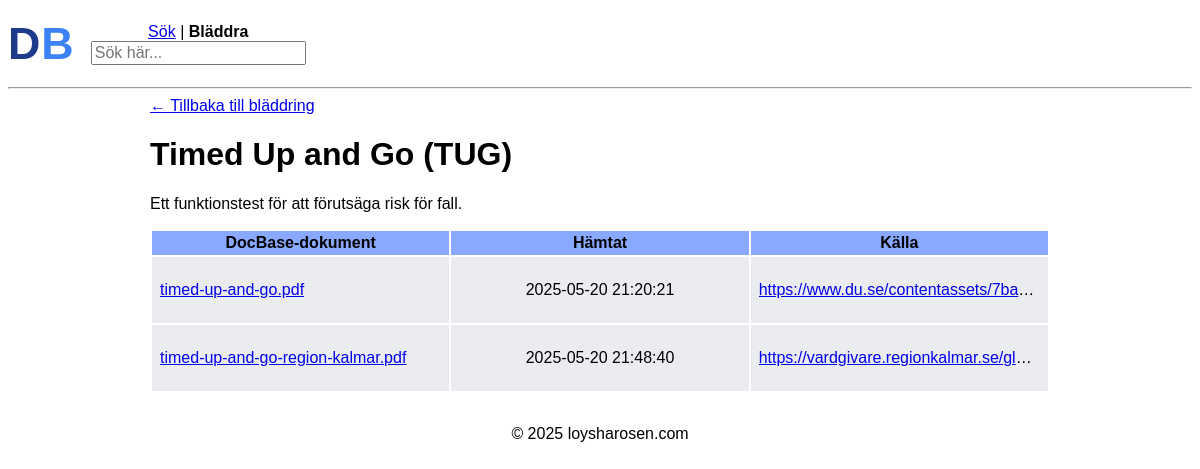
The app's page /1?from= with its own data.
### tables this page shows
CREATE TABLE tests (
    id INTEGER PRIMARY KEY AUTOINCREMENT,
    name TEXT NOT NULL UNIQUE,
    abbreviation TEXT,
    description TEXT NOT NULL,
    keywords TEXT,
    date_added TIMESTAMP DEFAULT CURRENT_TIMESTAMP
);

CREATE TABLE links (
    id INTEGER PRIMARY KEY AUTOINCREMENT,
    test_id INTEGER NOT NULL,
    docbase_link TEXT,
    source_link TEXT,
    votes INTEGER DEFAULT 0,
    date_added TIMESTAMP DEFAULT CURRENT_TIMESTAMP,
    FOREIGN KEY (test_id) REFERENCES tests (id) ON DELETE CASCADE
);

### app.py (the view)
@app.route("/<int:id>")
def show_detail(id):
    if id <= 0:
        return "Invalid ID", 400
    referrer = request.args.get("from", "")
    conn = get_db_connection()
    test = conn.execute(
        "SELECT * FROM tests WHERE id = ?",
        (id,),
    ).fetchone()
    if test is None:
        return "Test not found", 404
    links = conn.execute(
        "SELECT * FROM links WHERE test_id = ?",
        (id,),
    ).fetchall()
    conn.close()
    return render_template("detail.html", test=test, links=links, referrer=referrer)

### app.py (called while the page is built)
def get_db_connection():
    conn = sqlite3.connect("docbase.db")
    conn.row_factory = sqlite3.Row
    return conn

### templates/detail.html (shortened to what this page needs)
{% extends "base.html" %}
{% block body %}
    <header class="search-header">
        <div class="text-logo">
            <a href="{{ url_for('index') }}" class="logo"><span class="doc">D</span><span class="base">B</span></a>
        </div>
        <div class="search-bar">
            {% if referrer %}
            <p><strong>Sök</strong> | <a href="{{ url_for('browse') }}">Bläddra</a></p>
            {% else %}
            <p><a href="{{ url_for('search') }}">Sök</a> | <strong>Bläddra</strong></p>
            {% endif %}
            <form action="/s" method="get">
                <input class="q" autocomplete="off" autofocus name="q" placeholder="Sök här..." type="search">
            </form>
        </div>
    </header>
    <main class="main-detail">
        <hr>
        <div class="detail-outer-container">
            <div class="detail-inner-container">
                <div class="back-button">
                    {% if referrer %}
                        <a href="{{ url_for('search', q=referrer) }}" class="back-link">← Tillbaka till sökresultaten</a>
                    {% else %}
                        <a href="{{ url_for('browse') }}" class="back-link">← Tillbaka till bläddring</a>
                    {% endif %}
                </div>
                <h1>
                    {{ test.name }}
                    {% if test.abbreviation %}
                        ({{ test.abbreviation }})
                    {% endif %}
                </h1>
                {% if test.description %}
                <p>{{ test.description }}</p>
                {% endif %}
                {% if links %}
                <table class="links-table">
                    <tr>
                        {% if links|selectattr('docbase_link')|list %}
                            <th>DocBase-dokument</th>
                            <th>Hämtat</th>
                        {% endif %}
                        {% if links|selectattr('source_link')|list %}
                            <th>Källa</th>
                        {% endif %}
                    </tr>
                    {% for link in links %}
                    <tr>
                        {% if links|selectattr('docbase_link')|list %}
                        <td>
                            <p class="links-table-link">
                                <a href="static/files/{{ link.docbase_link }}" target="_blank">
                                    {{ link.docbase_link }}
                                </a>
                            </p>
                        </td>
                        <td class="date-added">
                            <p>{{ link.date_added }}</p>
                        </td>
                        {% endif %}
                            {% if link.source_link %}
                            <td>
                                <p class="links-table-link">
                                    <a href="{{ link.source_link }}" target="_blank">
                                        {{ link.source_link }}
                                    </a>
                                </p>
                            </td>
                        {% endif %}
                    </tr>
                    {% endfor %}
                </table>
                {% endif %}
            </div>
        </div>
    </main>
{% endblock %}

### static/style.css (style rules this page uses)
html { font-family: Arial, Helvetica, sans-serif; }
.detail-outer-container { display: flex; flex-direction: column; align-items: center; justify-content: center; width: 100%; }
.detail-inner-container { width: 100%; max-width: 900px; padding: 0 20px; }
.text-logo { font-family: 'Arial', sans-serif; font-size: 2.8em; font-weight: bold; color: #2563eb; padding: 10px 0; letter-spacing: 1px; }
.text-logo .doc { color: #1e3a8a; }
.text-logo .base { color: #3b82f6; }
.logo { text-decoration: none; }
.search-header { display: flex; align-items: center; gap: 1em; }
th { padding: 3px; background-color: rgb(136, 169, 255); }
.q { max-width: 300px; font-size: 16px; }
.search-bar p { margin: 0; text-align: center; }
tr { background-color: rgba(227, 229, 233, 0.715) }
td { padding: 0 3px; }
.links-table-link { overflow: hidden; text-overflow: ellipsis; white-space: nowrap; display: block; }
.links-table { max-width: 900px; width: 100%; table-layout: fixed; margin: 1em 0; }
.links-table td { max-width: 0; overflow: hidden; padding: 8px; }
.date-added { text-align: center !important; }

### records on screen
tests: name "Timed Up and Go", abbreviation "TUG", description "Ett funktionstest för att förutsäga risk för fall."
links: docbase_link "timed-up-and-go.pdf", date_added "2025-05-20 21:20:21", source_link "https://www.du.se/contentassets/7ba…"
links: docbase_link "timed-up-and-go-region-kalmar.pdf", date_added "2025-05-20 21:48:40", source_link "https://vardgivare.regionkalmar.se/gl…"
